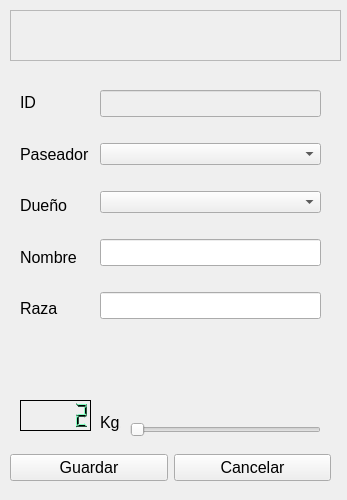
<?xml version="1.0" encoding="UTF-8"?>
<ui version="4.0">
 <class>Form</class>
 <widget class="QWidget" name="Form">
  <property name="windowModality">
   <enum>Qt::ApplicationModal</enum>
  </property>
  <property name="geometry">
   <rect>
    <x>0</x>
    <y>0</y>
    <width>347</width>
    <height>500</height>
   </rect>
  </property>
  <property name="windowTitle">
   <string>Form</string>
  </property>
  <property name="autoFillBackground">
   <bool>true</bool>
  </property>
  <widget class="QLabel" name="text">
   <property name="geometry">
    <rect>
     <x>10</x>
     <y>10</y>
     <width>331</width>
     <height>51</height>
    </rect>
   </property>
   <property name="font">
    <font>
     <family>Arial</family>
     <pointsize>16</pointsize>
    </font>
   </property>
   <property name="frameShape">
    <enum>QFrame::StyledPanel</enum>
   </property>
   <property name="text">
    <string/>
   </property>
   <property name="alignment">
    <set>Qt::AlignCenter</set>
   </property>
  </widget>
  <widget class="QLCDNumber" name="Peso">
   <property name="geometry">
    <rect>
     <x>20</x>
     <y>400</y>
     <width>71</width>
     <height>31</height>
    </rect>
   </property>
   <property name="palette">
    <palette>
     <active>
      <colorrole role="WindowText">
       <brush brushstyle="SolidPattern">
        <color alpha="255">
         <red>0</red>
         <green>0</green>
         <blue>0</blue>
        </color>
       </brush>
      </colorrole>
      <colorrole role="Button">
       <brush brushstyle="SolidPattern">
        <color alpha="255">
         <red>85</red>
         <green>170</green>
         <blue>127</blue>
        </color>
       </brush>
      </colorrole>
      <colorrole role="Light">
       <brush brushstyle="SolidPattern">
        <color alpha="255">
         <red>127</red>
         <green>255</green>
         <blue>191</blue>
        </color>
       </brush>
      </colorrole>
      <colorrole role="Midlight">
       <brush brushstyle="SolidPattern">
        <color alpha="255">
         <red>106</red>
         <green>212</green>
         <blue>159</blue>
        </color>
       </brush>
      </colorrole>
      <colorrole role="Dark">
       <brush brushstyle="SolidPattern">
        <color alpha="255">
         <red>42</red>
         <green>85</green>
         <blue>63</blue>
        </color>
       </brush>
      </colorrole>
      <colorrole role="Mid">
       <brush brushstyle="SolidPattern">
        <color alpha="255">
         <red>56</red>
         <green>113</green>
         <blue>84</blue>
        </color>
       </brush>
      </colorrole>
      <colorrole role="Text">
       <brush brushstyle="SolidPattern">
        <color alpha="255">
         <red>0</red>
         <green>0</green>
         <blue>0</blue>
        </color>
       </brush>
      </colorrole>
      <colorrole role="BrightText">
       <brush brushstyle="SolidPattern">
        <color alpha="255">
         <red>0</red>
         <green>0</green>
         <blue>0</blue>
        </color>
       </brush>
      </colorrole>
      <colorrole role="ButtonText">
       <brush brushstyle="SolidPattern">
        <color alpha="255">
         <red>0</red>
         <green>0</green>
         <blue>0</blue>
        </color>
       </brush>
      </colorrole>
      <colorrole role="Base">
       <brush brushstyle="SolidPattern">
        <color alpha="255">
         <red>43</red>
         <green>67</green>
         <blue>37</blue>
        </color>
       </brush>
      </colorrole>
      <colorrole role="Window">
       <brush brushstyle="SolidPattern">
        <color alpha="255">
         <red>85</red>
         <green>170</green>
         <blue>127</blue>
        </color>
       </brush>
      </colorrole>
      <colorrole role="Shadow">
       <brush brushstyle="SolidPattern">
        <color alpha="255">
         <red>0</red>
         <green>0</green>
         <blue>0</blue>
        </color>
       </brush>
      </colorrole>
      <colorrole role="HighlightedText">
       <brush brushstyle="SolidPattern">
        <color alpha="255">
         <red>85</red>
         <green>170</green>
         <blue>127</blue>
        </color>
       </brush>
      </colorrole>
      <colorrole role="AlternateBase">
       <brush brushstyle="SolidPattern">
        <color alpha="255">
         <red>170</red>
         <green>212</green>
         <blue>191</blue>
        </color>
       </brush>
      </colorrole>
      <colorrole role="ToolTipBase">
       <brush brushstyle="SolidPattern">
        <color alpha="255">
         <red>255</red>
         <green>255</green>
         <blue>220</blue>
        </color>
       </brush>
      </colorrole>
      <colorrole role="ToolTipText">
       <brush brushstyle="SolidPattern">
        <color alpha="255">
         <red>0</red>
         <green>0</green>
         <blue>0</blue>
        </color>
       </brush>
      </colorrole>
     </active>
     <inactive>
      <colorrole role="WindowText">
       <brush brushstyle="SolidPattern">
        <color alpha="255">
         <red>0</red>
         <green>0</green>
         <blue>0</blue>
        </color>
       </brush>
      </colorrole>
      <colorrole role="Button">
       <brush brushstyle="SolidPattern">
        <color alpha="255">
         <red>85</red>
         <green>170</green>
         <blue>127</blue>
        </color>
       </brush>
      </colorrole>
      <colorrole role="Light">
       <brush brushstyle="SolidPattern">
        <color alpha="255">
         <red>127</red>
         <green>255</green>
         <blue>191</blue>
        </color>
       </brush>
      </colorrole>
      <colorrole role="Midlight">
       <brush brushstyle="SolidPattern">
        <color alpha="255">
         <red>106</red>
         <green>212</green>
         <blue>159</blue>
        </color>
       </brush>
      </colorrole>
      <colorrole role="Dark">
       <brush brushstyle="SolidPattern">
        <color alpha="255">
         <red>42</red>
         <green>85</green>
         <blue>63</blue>
        </color>
       </brush>
      </colorrole>
      <colorrole role="Mid">
       <brush brushstyle="SolidPattern">
        <color alpha="255">
         <red>56</red>
         <green>113</green>
         <blue>84</blue>
        </color>
       </brush>
      </colorrole>
      <colorrole role="Text">
       <brush brushstyle="SolidPattern">
        <color alpha="255">
         <red>0</red>
         <green>0</green>
         <blue>0</blue>
        </color>
       </brush>
      </colorrole>
      <colorrole role="BrightText">
       <brush brushstyle="SolidPattern">
        <color alpha="255">
         <red>0</red>
         <green>0</green>
         <blue>0</blue>
        </color>
       </brush>
      </colorrole>
      <colorrole role="ButtonText">
       <brush brushstyle="SolidPattern">
        <color alpha="255">
         <red>0</red>
         <green>0</green>
         <blue>0</blue>
        </color>
       </brush>
      </colorrole>
      <colorrole role="Base">
       <brush brushstyle="SolidPattern">
        <color alpha="255">
         <red>43</red>
         <green>67</green>
         <blue>37</blue>
        </color>
       </brush>
      </colorrole>
      <colorrole role="Window">
       <brush brushstyle="SolidPattern">
        <color alpha="255">
         <red>85</red>
         <green>170</green>
         <blue>127</blue>
        </color>
       </brush>
      </colorrole>
      <colorrole role="Shadow">
       <brush brushstyle="SolidPattern">
        <color alpha="255">
         <red>0</red>
         <green>0</green>
         <blue>0</blue>
        </color>
       </brush>
      </colorrole>
      <colorrole role="HighlightedText">
       <brush brushstyle="SolidPattern">
        <color alpha="255">
         <red>85</red>
         <green>170</green>
         <blue>127</blue>
        </color>
       </brush>
      </colorrole>
      <colorrole role="AlternateBase">
       <brush brushstyle="SolidPattern">
        <color alpha="255">
         <red>170</red>
         <green>212</green>
         <blue>191</blue>
        </color>
       </brush>
      </colorrole>
      <colorrole role="ToolTipBase">
       <brush brushstyle="SolidPattern">
        <color alpha="255">
         <red>255</red>
         <green>255</green>
         <blue>220</blue>
        </color>
       </brush>
      </colorrole>
      <colorrole role="ToolTipText">
       <brush brushstyle="SolidPattern">
        <color alpha="255">
         <red>0</red>
         <green>0</green>
         <blue>0</blue>
        </color>
       </brush>
      </colorrole>
     </inactive>
     <disabled>
      <colorrole role="WindowText">
       <brush brushstyle="SolidPattern">
        <color alpha="255">
         <red>42</red>
         <green>85</green>
         <blue>63</blue>
        </color>
       </brush>
      </colorrole>
      <colorrole role="Button">
       <brush brushstyle="SolidPattern">
        <color alpha="255">
         <red>85</red>
         <green>170</green>
         <blue>127</blue>
        </color>
       </brush>
      </colorrole>
      <colorrole role="Light">
       <brush brushstyle="SolidPattern">
        <color alpha="255">
         <red>127</red>
         <green>255</green>
         <blue>191</blue>
        </color>
       </brush>
      </colorrole>
      <colorrole role="Midlight">
       <brush brushstyle="SolidPattern">
        <color alpha="255">
         <red>106</red>
         <green>212</green>
         <blue>159</blue>
        </color>
       </brush>
      </colorrole>
      <colorrole role="Dark">
       <brush brushstyle="SolidPattern">
        <color alpha="255">
         <red>42</red>
         <green>85</green>
         <blue>63</blue>
        </color>
       </brush>
      </colorrole>
      <colorrole role="Mid">
       <brush brushstyle="SolidPattern">
        <color alpha="255">
         <red>56</red>
         <green>113</green>
         <blue>84</blue>
        </color>
       </brush>
      </colorrole>
      <colorrole role="Text">
       <brush brushstyle="SolidPattern">
        <color alpha="255">
         <red>42</red>
         <green>85</green>
         <blue>63</blue>
        </color>
       </brush>
      </colorrole>
      <colorrole role="BrightText">
       <brush brushstyle="SolidPattern">
        <color alpha="255">
         <red>0</red>
         <green>0</green>
         <blue>0</blue>
        </color>
       </brush>
      </colorrole>
      <colorrole role="ButtonText">
       <brush brushstyle="SolidPattern">
        <color alpha="255">
         <red>42</red>
         <green>85</green>
         <blue>63</blue>
        </color>
       </brush>
      </colorrole>
      <colorrole role="Base">
       <brush brushstyle="SolidPattern">
        <color alpha="255">
         <red>85</red>
         <green>170</green>
         <blue>127</blue>
        </color>
       </brush>
      </colorrole>
      <colorrole role="Window">
       <brush brushstyle="SolidPattern">
        <color alpha="255">
         <red>85</red>
         <green>170</green>
         <blue>127</blue>
        </color>
       </brush>
      </colorrole>
      <colorrole role="Shadow">
       <brush brushstyle="SolidPattern">
        <color alpha="255">
         <red>0</red>
         <green>0</green>
         <blue>0</blue>
        </color>
       </brush>
      </colorrole>
      <colorrole role="HighlightedText">
       <brush brushstyle="SolidPattern">
        <color alpha="255">
         <red>85</red>
         <green>170</green>
         <blue>127</blue>
        </color>
       </brush>
      </colorrole>
      <colorrole role="AlternateBase">
       <brush brushstyle="SolidPattern">
        <color alpha="255">
         <red>85</red>
         <green>170</green>
         <blue>127</blue>
        </color>
       </brush>
      </colorrole>
      <colorrole role="ToolTipBase">
       <brush brushstyle="SolidPattern">
        <color alpha="255">
         <red>255</red>
         <green>255</green>
         <blue>220</blue>
        </color>
       </brush>
      </colorrole>
      <colorrole role="ToolTipText">
       <brush brushstyle="SolidPattern">
        <color alpha="255">
         <red>0</red>
         <green>0</green>
         <blue>0</blue>
        </color>
       </brush>
      </colorrole>
     </disabled>
    </palette>
   </property>
   <property name="font">
    <font>
     <pointsize>13</pointsize>
    </font>
   </property>
   <property name="layoutDirection">
    <enum>Qt::RightToLeft</enum>
   </property>
   <property name="inputMethodHints">
    <set>Qt::ImhNone</set>
   </property>
   <property name="frameShadow">
    <enum>QFrame::Plain</enum>
   </property>
   <property name="segmentStyle">
    <enum>QLCDNumber::Filled</enum>
   </property>
   <property name="intValue" stdset="0">
    <number>2</number>
   </property>
  </widget>
  <widget class="QSlider" name="barra_peso">
   <property name="geometry">
    <rect>
     <x>130</x>
     <y>420</y>
     <width>191</width>
     <height>19</height>
    </rect>
   </property>
   <property name="minimum">
    <number>2</number>
   </property>
   <property name="maximum">
    <number>75</number>
   </property>
   <property name="orientation">
    <enum>Qt::Horizontal</enum>
   </property>
   <property name="invertedControls">
    <bool>false</bool>
   </property>
  </widget>
  <widget class="QLabel" name="chico">
   <property name="geometry">
    <rect>
     <x>140</x>
     <y>380</y>
     <width>41</width>
     <height>31</height>
    </rect>
   </property>
   <property name="text">
    <string/>
   </property>
   <property name="pixmap">
    <pixmap>Pequeño.png</pixmap>
   </property>
   <property name="scaledContents">
    <bool>true</bool>
   </property>
  </widget>
  <widget class="QLabel" name="mediano">
   <property name="geometry">
    <rect>
     <x>180</x>
     <y>360</y>
     <width>71</width>
     <height>51</height>
    </rect>
   </property>
   <property name="text">
    <string/>
   </property>
   <property name="pixmap">
    <pixmap>Mediano.png</pixmap>
   </property>
   <property name="scaledContents">
    <bool>true</bool>
   </property>
  </widget>
  <widget class="QLabel" name="grande">
   <property name="geometry">
    <rect>
     <x>240</x>
     <y>340</y>
     <width>81</width>
     <height>71</height>
    </rect>
   </property>
   <property name="text">
    <string/>
   </property>
   <property name="pixmap">
    <pixmap>Grande.png</pixmap>
   </property>
   <property name="scaledContents">
    <bool>true</bool>
   </property>
  </widget>
  <widget class="QLabel" name="label_2">
   <property name="geometry">
    <rect>
     <x>100</x>
     <y>400</y>
     <width>21</width>
     <height>45</height>
    </rect>
   </property>
   <property name="font">
    <font>
     <family>Arial</family>
     <pointsize>12</pointsize>
    </font>
   </property>
   <property name="text">
    <string>Kg.</string>
   </property>
   <property name="textFormat">
    <enum>Qt::AutoText</enum>
   </property>
  </widget>
  <widget class="QWidget" name="layoutWidget">
   <property name="geometry">
    <rect>
     <x>20</x>
     <y>80</y>
     <width>81</width>
     <height>251</height>
    </rect>
   </property>
   <layout class="QVBoxLayout" name="verticalLayout">
    <item>
     <widget class="QLabel" name="dni">
      <property name="font">
       <font>
        <family>Arial</family>
        <pointsize>12</pointsize>
       </font>
      </property>
      <property name="frameShape">
       <enum>QFrame::NoFrame</enum>
      </property>
      <property name="text">
       <string>ID            </string>
      </property>
      <property name="alignment">
       <set>Qt::AlignLeading|Qt::AlignLeft|Qt::AlignVCenter</set>
      </property>
     </widget>
    </item>
    <item>
     <widget class="QLabel" name="label_5">
      <property name="font">
       <font>
        <family>Arial</family>
        <pointsize>12</pointsize>
       </font>
      </property>
      <property name="frameShape">
       <enum>QFrame::NoFrame</enum>
      </property>
      <property name="text">
       <string>Paseador</string>
      </property>
      <property name="alignment">
       <set>Qt::AlignLeading|Qt::AlignLeft|Qt::AlignVCenter</set>
      </property>
     </widget>
    </item>
    <item>
     <widget class="QLabel" name="dni_2">
      <property name="font">
       <font>
        <family>Arial</family>
        <pointsize>12</pointsize>
       </font>
      </property>
      <property name="text">
       <string>Dueño</string>
      </property>
     </widget>
    </item>
    <item>
     <widget class="QLabel" name="label_6">
      <property name="font">
       <font>
        <family>Arial</family>
        <pointsize>12</pointsize>
       </font>
      </property>
      <property name="text">
       <string>Nombre</string>
      </property>
     </widget>
    </item>
    <item>
     <widget class="QLabel" name="label">
      <property name="font">
       <font>
        <family>Arial</family>
        <pointsize>12</pointsize>
       </font>
      </property>
      <property name="text">
       <string>Raza</string>
      </property>
      <property name="textFormat">
       <enum>Qt::AutoText</enum>
      </property>
     </widget>
    </item>
   </layout>
  </widget>
  <widget class="QWidget" name="layoutWidget">
   <property name="geometry">
    <rect>
     <x>10</x>
     <y>447</y>
     <width>321</width>
     <height>41</height>
    </rect>
   </property>
   <layout class="QHBoxLayout" name="horizontalLayout">
    <item>
     <widget class="QPushButton" name="boton_guardar">
      <property name="font">
       <font>
        <family>Arial</family>
        <pointsize>12</pointsize>
       </font>
      </property>
      <property name="text">
       <string>Guardar</string>
      </property>
     </widget>
    </item>
    <item>
     <widget class="QPushButton" name="boton_cancelar">
      <property name="font">
       <font>
        <family>Arial</family>
        <pointsize>12</pointsize>
       </font>
      </property>
      <property name="text">
       <string>Cancelar</string>
      </property>
     </widget>
    </item>
   </layout>
  </widget>
  <widget class="QWidget" name="layoutWidget">
   <property name="geometry">
    <rect>
     <x>100</x>
     <y>70</y>
     <width>221</width>
     <height>271</height>
    </rect>
   </property>
   <layout class="QVBoxLayout" name="verticalLayout_2">
    <item>
     <widget class="QLineEdit" name="linea_id">
      <property name="enabled">
       <bool>false</bool>
      </property>
      <property name="font">
       <font>
        <family>Arial</family>
        <pointsize>12</pointsize>
       </font>
      </property>
     </widget>
    </item>
    <item>
     <widget class="QComboBox" name="box_paseador"/>
    </item>
    <item>
     <widget class="QComboBox" name="box_cliente"/>
    </item>
    <item>
     <widget class="QLineEdit" name="linea_nombre">
      <property name="font">
       <font>
        <family>Arial</family>
        <pointsize>12</pointsize>
       </font>
      </property>
     </widget>
    </item>
    <item>
     <widget class="QLineEdit" name="linea_raza">
      <property name="font">
       <font>
        <family>Arial</family>
        <pointsize>12</pointsize>
       </font>
      </property>
     </widget>
    </item>
   </layout>
  </widget>
  <zorder>layoutWidget</zorder>
  <zorder>layoutWidget</zorder>
  <zorder>text</zorder>
  <zorder>layoutWidget</zorder>
  <zorder>Peso</zorder>
  <zorder>mediano</zorder>
  <zorder>grande</zorder>
  <zorder>chico</zorder>
  <zorder>barra_peso</zorder>
  <zorder>label_2</zorder>
 </widget>
 <resources/>
 <connections>
  <connection>
   <sender>barra_peso</sender>
   <signal>valueChanged(int)</signal>
   <receiver>Peso</receiver>
   <slot>display(int)</slot>
   <hints>
    <hint type="sourcelabel">
     <x>407</x>
     <y>163</y>
    </hint>
    <hint type="destinationlabel">
     <x>321</x>
     <y>164</y>
    </hint>
   </hints>
  </connection>
  <connection>
   <sender>boton_cancelar</sender>
   <signal>clicked()</signal>
   <receiver>Form</receiver>
   <slot>close()</slot>
   <hints>
    <hint type="sourcelabel">
     <x>329</x>
     <y>454</y>
    </hint>
    <hint type="destinationlabel">
     <x>494</x>
     <y>-12</y>
    </hint>
   </hints>
  </connection>
 </connections>
</ui>
